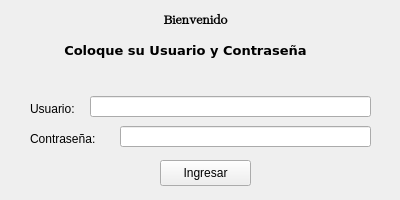
   <widget class="QWidget" name="WLoginInicio" native="true">
    <property name="geometry">
     <rect>
      <x>0</x>
      <y>0</y>
      <width>400</width>
      <height>200</height>
     </rect>
    </property>
    <property name="minimumSize">
     <size>
      <width>400</width>
      <height>200</height>
     </size>
    </property>
    <property name="maximumSize">
     <size>
      <width>400</width>
      <height>200</height>
     </size>
    </property>
    <widget class="QLabel" name="LblLogin">
     <property name="geometry">
      <rect>
       <x>40</x>
       <y>40</y>
       <width>291</width>
       <height>20</height>
      </rect>
     </property>
     <property name="font">
      <font>
       <family>DejaVu Sans</family>
       <pointsize>10</pointsize>
       <weight>75</weight>
       <bold>true</bold>
      </font>
     </property>
     <property name="text">
      <string>Coloque su Usuario y Contraseña</string>
     </property>
     <property name="alignment">
      <set>Qt::AlignCenter</set>
     </property>
    </widget>
    <widget class="QLabel" name="LblUser">
     <property name="geometry">
      <rect>
       <x>30</x>
       <y>100</y>
       <width>64</width>
       <height>17</height>
      </rect>
     </property>
     <property name="text">
      <string>Usuario:</string>
     </property>
    </widget>
    <widget class="QLabel" name="LblPass">
     <property name="geometry">
      <rect>
       <x>30</x>
       <y>130</y>
       <width>91</width>
       <height>17</height>
      </rect>
     </property>
     <property name="text">
      <string>Contraseña:</string>
     </property>
    </widget>
    <widget class="QLineEdit" name="LedUser">
     <property name="geometry">
      <rect>
       <x>90</x>
       <y>96</y>
       <width>281</width>
       <height>21</height>
      </rect>
     </property>
    </widget>
    <widget class="QLineEdit" name="LedPass">
     <property name="geometry">
      <rect>
       <x>120</x>
       <y>126</y>
       <width>251</width>
       <height>21</height>
      </rect>
     </property>
     <property name="echoMode">
      <enum>QLineEdit::Password</enum>
     </property>
    </widget>
    <widget class="QLabel" name="LblBienvenido">
     <property name="geometry">
      <rect>
       <x>150</x>
       <y>10</y>
       <width>91</width>
       <height>20</height>
      </rect>
     </property>
     <property name="font">
      <font>
       <family>Emoji One</family>
       <pointsize>10</pointsize>
       <weight>75</weight>
       <bold>true</bold>
      </font>
     </property>
     <property name="text">
      <string>Bienvenido</string>
     </property>
     <property name="alignment">
      <set>Qt::AlignCenter</set>
     </property>
    </widget>
    <widget class="QPushButton" name="BtnLogin">
     <property name="geometry">
      <rect>
       <x>160</x>
       <y>160</y>
       <width>91</width>
       <height>26</height>
      </rect>
     </property>
     <property name="text">
      <string>Ingresar</string>
     </property>
    </widget>
   </widget>
